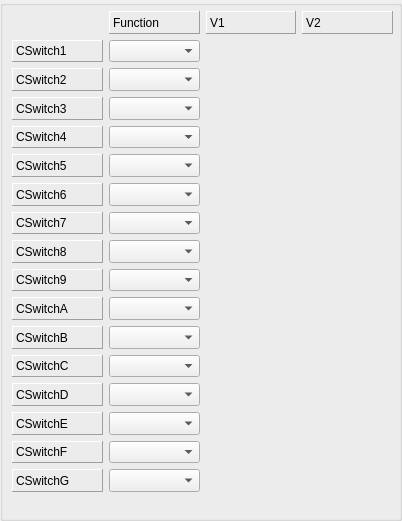
        <widget class="QGroupBox" name="cswitchGB1">
         <property name="title">
          <string/>
         </property>
         <widget class="QWidget" name="layoutWidget">
          <property name="geometry">
           <rect>
            <x>12</x>
            <y>11</y>
            <width>381</width>
            <height>501</height>
           </rect>
          </property>
          <layout class="QGridLayout" name="gridLayout_21">
           <item row="15" column="1">
            <widget class="QComboBox" name="cswitchFunc_15">
             <property name="sizePolicy">
              <sizepolicy hsizetype="MinimumExpanding" vsizetype="MinimumExpanding">
               <horstretch>0</horstretch>
               <verstretch>0</verstretch>
              </sizepolicy>
             </property>
            </widget>
           </item>
           <item row="13" column="1">
            <widget class="QComboBox" name="cswitchFunc_13">
             <property name="sizePolicy">
              <sizepolicy hsizetype="MinimumExpanding" vsizetype="MinimumExpanding">
               <horstretch>0</horstretch>
               <verstretch>0</verstretch>
              </sizepolicy>
             </property>
            </widget>
           </item>
           <item row="15" column="0">
            <widget class="QLabel" name="label_115">
             <property name="sizePolicy">
              <sizepolicy hsizetype="MinimumExpanding" vsizetype="MinimumExpanding">
               <horstretch>0</horstretch>
               <verstretch>0</verstretch>
              </sizepolicy>
             </property>
             <property name="frameShape">
              <enum>QFrame::Panel</enum>
             </property>
             <property name="frameShadow">
              <enum>QFrame::Raised</enum>
             </property>
             <property name="text">
              <string>CSwitchF</string>
             </property>
            </widget>
           </item>
           <item row="14" column="1">
            <widget class="QComboBox" name="cswitchFunc_14">
             <property name="sizePolicy">
              <sizepolicy hsizetype="MinimumExpanding" vsizetype="MinimumExpanding">
               <horstretch>0</horstretch>
               <verstretch>0</verstretch>
              </sizepolicy>
             </property>
            </widget>
           </item>
           <item row="13" column="0">
            <widget class="QLabel" name="label_113">
             <property name="sizePolicy">
              <sizepolicy hsizetype="MinimumExpanding" vsizetype="MinimumExpanding">
               <horstretch>0</horstretch>
               <verstretch>0</verstretch>
              </sizepolicy>
             </property>
             <property name="frameShape">
              <enum>QFrame::Panel</enum>
             </property>
             <property name="frameShadow">
              <enum>QFrame::Raised</enum>
             </property>
             <property name="text">
              <string>CSwitchD</string>
             </property>
            </widget>
           </item>
           <item row="0" column="3">
            <widget class="QLabel" name="cswCol2">
             <property name="sizePolicy">
              <sizepolicy hsizetype="MinimumExpanding" vsizetype="MinimumExpanding">
               <horstretch>0</horstretch>
               <verstretch>0</verstretch>
              </sizepolicy>
             </property>
             <property name="frameShape">
              <enum>QFrame::Panel</enum>
             </property>
             <property name="frameShadow">
              <enum>QFrame::Raised</enum>
             </property>
             <property name="text">
              <string>V2</string>
             </property>
            </widget>
           </item>
           <item row="0" column="2">
            <widget class="QLabel" name="cswCol1">
             <property name="sizePolicy">
              <sizepolicy hsizetype="MinimumExpanding" vsizetype="MinimumExpanding">
               <horstretch>0</horstretch>
               <verstretch>0</verstretch>
              </sizepolicy>
             </property>
             <property name="frameShape">
              <enum>QFrame::Panel</enum>
             </property>
             <property name="frameShadow">
              <enum>QFrame::Raised</enum>
             </property>
             <property name="text">
              <string>V1</string>
             </property>
            </widget>
           </item>
           <item row="6" column="0">
            <widget class="QLabel" name="label_35">
             <property name="sizePolicy">
              <sizepolicy hsizetype="MinimumExpanding" vsizetype="MinimumExpanding">
               <horstretch>0</horstretch>
               <verstretch>0</verstretch>
              </sizepolicy>
             </property>
             <property name="frameShape">
              <enum>QFrame::Panel</enum>
             </property>
             <property name="frameShadow">
              <enum>QFrame::Raised</enum>
             </property>
             <property name="text">
              <string>CSwitch6</string>
             </property>
            </widget>
           </item>
           <item row="9" column="0">
            <widget class="QLabel" name="label_99">
             <property name="sizePolicy">
              <sizepolicy hsizetype="MinimumExpanding" vsizetype="MinimumExpanding">
               <horstretch>0</horstretch>
               <verstretch>0</verstretch>
              </sizepolicy>
             </property>
             <property name="frameShape">
              <enum>QFrame::Panel</enum>
             </property>
             <property name="frameShadow">
              <enum>QFrame::Raised</enum>
             </property>
             <property name="text">
              <string>CSwitch9</string>
             </property>
            </widget>
           </item>
           <item row="1" column="0">
            <widget class="QLabel" name="label_30">
             <property name="sizePolicy">
              <sizepolicy hsizetype="MinimumExpanding" vsizetype="MinimumExpanding">
               <horstretch>0</horstretch>
               <verstretch>0</verstretch>
              </sizepolicy>
             </property>
             <property name="frameShape">
              <enum>QFrame::Panel</enum>
             </property>
             <property name="frameShadow">
              <enum>QFrame::Raised</enum>
             </property>
             <property name="text">
              <string>CSwitch1</string>
             </property>
            </widget>
           </item>
           <item row="4" column="1">
            <widget class="QComboBox" name="cswitchFunc_4">
             <property name="sizePolicy">
              <sizepolicy hsizetype="MinimumExpanding" vsizetype="MinimumExpanding">
               <horstretch>0</horstretch>
               <verstretch>0</verstretch>
              </sizepolicy>
             </property>
            </widget>
           </item>
           <item row="8" column="0">
            <widget class="QLabel" name="label_82">
             <property name="sizePolicy">
              <sizepolicy hsizetype="MinimumExpanding" vsizetype="MinimumExpanding">
               <horstretch>0</horstretch>
               <verstretch>0</verstretch>
              </sizepolicy>
             </property>
             <property name="frameShape">
              <enum>QFrame::Panel</enum>
             </property>
             <property name="frameShadow">
              <enum>QFrame::Raised</enum>
             </property>
             <property name="text">
              <string>CSwitch8</string>
             </property>
            </widget>
           </item>
           <item row="8" column="1">
            <widget class="QComboBox" name="cswitchFunc_8">
             <property name="sizePolicy">
              <sizepolicy hsizetype="MinimumExpanding" vsizetype="MinimumExpanding">
               <horstretch>0</horstretch>
               <verstretch>0</verstretch>
              </sizepolicy>
             </property>
            </widget>
           </item>
           <item row="7" column="0">
            <widget class="QLabel" name="label_81">
             <property name="sizePolicy">
              <sizepolicy hsizetype="MinimumExpanding" vsizetype="MinimumExpanding">
               <horstretch>0</horstretch>
               <verstretch>0</verstretch>
              </sizepolicy>
             </property>
             <property name="frameShape">
              <enum>QFrame::Panel</enum>
             </property>
             <property name="frameShadow">
              <enum>QFrame::Raised</enum>
             </property>
             <property name="text">
              <string>CSwitch7</string>
             </property>
            </widget>
           </item>
           <item row="7" column="1">
            <widget class="QComboBox" name="cswitchFunc_7">
             <property name="sizePolicy">
              <sizepolicy hsizetype="MinimumExpanding" vsizetype="MinimumExpanding">
               <horstretch>0</horstretch>
               <verstretch>0</verstretch>
              </sizepolicy>
             </property>
            </widget>
           </item>
           <item row="9" column="1">
            <widget class="QComboBox" name="cswitchFunc_9">
             <property name="sizePolicy">
              <sizepolicy hsizetype="MinimumExpanding" vsizetype="MinimumExpanding">
               <horstretch>0</horstretch>
               <verstretch>0</verstretch>
              </sizepolicy>
             </property>
            </widget>
           </item>
           <item row="10" column="0">
            <widget class="QLabel" name="label_100">
             <property name="sizePolicy">
              <sizepolicy hsizetype="MinimumExpanding" vsizetype="MinimumExpanding">
               <horstretch>0</horstretch>
               <verstretch>0</verstretch>
              </sizepolicy>
             </property>
             <property name="frameShape">
              <enum>QFrame::Panel</enum>
             </property>
             <property name="frameShadow">
              <enum>QFrame::Raised</enum>
             </property>
             <property name="text">
              <string>CSwitchA</string>
             </property>
            </widget>
           </item>
           <item row="10" column="1">
            <widget class="QComboBox" name="cswitchFunc_10">
             <property name="sizePolicy">
              <sizepolicy hsizetype="MinimumExpanding" vsizetype="MinimumExpanding">
               <horstretch>0</horstretch>
               <verstretch>0</verstretch>
              </sizepolicy>
             </property>
            </widget>
           </item>
           <item row="11" column="0">
            <widget class="QLabel" name="label_101">
             <property name="sizePolicy">
              <sizepolicy hsizetype="MinimumExpanding" vsizetype="MinimumExpanding">
               <horstretch>0</horstretch>
               <verstretch>0</verstretch>
              </sizepolicy>
             </property>
             <property name="frameShape">
              <enum>QFrame::Panel</enum>
             </property>
             <property name="frameShadow">
              <enum>QFrame::Raised</enum>
             </property>
             <property name="text">
              <string>CSwitchB</string>
             </property>
            </widget>
           </item>
           <item row="11" column="1">
            <widget class="QComboBox" name="cswitchFunc_11">
             <property name="sizePolicy">
              <sizepolicy hsizetype="MinimumExpanding" vsizetype="MinimumExpanding">
               <horstretch>0</horstretch>
               <verstretch>0</verstretch>
              </sizepolicy>
             </property>
            </widget>
           </item>
           <item row="12" column="0">
            <widget class="QLabel" name="label_102">
             <property name="sizePolicy">
              <sizepolicy hsizetype="MinimumExpanding" vsizetype="MinimumExpanding">
               <horstretch>0</horstretch>
               <verstretch>0</verstretch>
              </sizepolicy>
             </property>
             <property name="frameShape">
              <enum>QFrame::Panel</enum>
             </property>
             <property name="frameShadow">
              <enum>QFrame::Raised</enum>
             </property>
             <property name="text">
              <string>CSwitchC</string>
             </property>
            </widget>
           </item>
           <item row="12" column="1">
            <widget class="QComboBox" name="cswitchFunc_12">
             <property name="sizePolicy">
              <sizepolicy hsizetype="MinimumExpanding" vsizetype="MinimumExpanding">
               <horstretch>0</horstretch>
               <verstretch>0</verstretch>
              </sizepolicy>
             </property>
            </widget>
           </item>
           <item row="6" column="1">
            <widget class="QComboBox" name="cswitchFunc_6">
             <property name="sizePolicy">
              <sizepolicy hsizetype="MinimumExpanding" vsizetype="MinimumExpanding">
               <horstretch>0</horstretch>
               <verstretch>0</verstretch>
              </sizepolicy>
             </property>
            </widget>
           </item>
           <item row="1" column="1">
            <widget class="QComboBox" name="cswitchFunc_1">
             <property name="sizePolicy">
              <sizepolicy hsizetype="MinimumExpanding" vsizetype="MinimumExpanding">
               <horstretch>0</horstretch>
               <verstretch>0</verstretch>
              </sizepolicy>
             </property>
            </widget>
           </item>
           <item row="5" column="0">
            <widget class="QLabel" name="label_34">
             <property name="sizePolicy">
              <sizepolicy hsizetype="MinimumExpanding" vsizetype="MinimumExpanding">
               <horstretch>0</horstretch>
               <verstretch>0</verstretch>
              </sizepolicy>
             </property>
             <property name="frameShape">
              <enum>QFrame::Panel</enum>
             </property>
             <property name="frameShadow">
              <enum>QFrame::Raised</enum>
             </property>
             <property name="text">
              <string>CSwitch5</string>
             </property>
            </widget>
           </item>
           <item row="5" column="1">
            <widget class="QComboBox" name="cswitchFunc_5">
             <property name="sizePolicy">
              <sizepolicy hsizetype="MinimumExpanding" vsizetype="MinimumExpanding">
               <horstretch>0</horstretch>
               <verstretch>0</verstretch>
              </sizepolicy>
             </property>
            </widget>
           </item>
           <item row="2" column="1">
            <widget class="QComboBox" name="cswitchFunc_2">
             <property name="sizePolicy">
              <sizepolicy hsizetype="MinimumExpanding" vsizetype="MinimumExpanding">
               <horstretch>0</horstretch>
               <verstretch>0</verstretch>
              </sizepolicy>
             </property>
            </widget>
           </item>
           <item row="3" column="1">
            <widget class="QComboBox" name="cswitchFunc_3">
             <property name="sizePolicy">
              <sizepolicy hsizetype="MinimumExpanding" vsizetype="MinimumExpanding">
               <horstretch>0</horstretch>
               <verstretch>0</verstretch>
              </sizepolicy>
             </property>
            </widget>
           </item>
           <item row="4" column="0">
            <widget class="QLabel" name="label_33">
             <property name="sizePolicy">
              <sizepolicy hsizetype="MinimumExpanding" vsizetype="MinimumExpanding">
               <horstretch>0</horstretch>
               <verstretch>0</verstretch>
              </sizepolicy>
             </property>
             <property name="frameShape">
              <enum>QFrame::Panel</enum>
             </property>
             <property name="frameShadow">
              <enum>QFrame::Raised</enum>
             </property>
             <property name="text">
              <string>CSwitch4</string>
             </property>
            </widget>
           </item>
           <item row="0" column="1">
            <widget class="QLabel" name="cswFuncLabel">
             <property name="sizePolicy">
              <sizepolicy hsizetype="MinimumExpanding" vsizetype="MinimumExpanding">
               <horstretch>0</horstretch>
               <verstretch>0</verstretch>
              </sizepolicy>
             </property>
             <property name="frameShape">
              <enum>QFrame::Panel</enum>
             </property>
             <property name="frameShadow">
              <enum>QFrame::Raised</enum>
             </property>
             <property name="text">
              <string>Function</string>
             </property>
            </widget>
           </item>
           <item row="3" column="0">
            <widget class="QLabel" name="label_32">
             <property name="sizePolicy">
              <sizepolicy hsizetype="MinimumExpanding" vsizetype="MinimumExpanding">
               <horstretch>0</horstretch>
               <verstretch>0</verstretch>
              </sizepolicy>
             </property>
             <property name="frameShape">
              <enum>QFrame::Panel</enum>
             </property>
             <property name="frameShadow">
              <enum>QFrame::Raised</enum>
             </property>
             <property name="text">
              <string>CSwitch3</string>
             </property>
            </widget>
           </item>
           <item row="2" column="0">
            <widget class="QLabel" name="label_31">
             <property name="sizePolicy">
              <sizepolicy hsizetype="MinimumExpanding" vsizetype="MinimumExpanding">
               <horstretch>0</horstretch>
               <verstretch>0</verstretch>
              </sizepolicy>
             </property>
             <property name="frameShape">
              <enum>QFrame::Panel</enum>
             </property>
             <property name="frameShadow">
              <enum>QFrame::Raised</enum>
             </property>
             <property name="text">
              <string>CSwitch2</string>
             </property>
            </widget>
           </item>
           <item row="17" column="0" colspan="4">
            <spacer name="horizontalSpacer">
             <property name="orientation">
              <enum>Qt::Horizontal</enum>
             </property>
             <property name="sizeHint" stdset="0">
              <size>
               <width>40</width>
               <height>20</height>
              </size>
             </property>
            </spacer>
           </item>
           <item row="14" column="0">
            <widget class="QLabel" name="label_114">
             <property name="sizePolicy">
              <sizepolicy hsizetype="MinimumExpanding" vsizetype="MinimumExpanding">
               <horstretch>0</horstretch>
               <verstretch>0</verstretch>
              </sizepolicy>
             </property>
             <property name="frameShape">
              <enum>QFrame::Panel</enum>
             </property>
             <property name="frameShadow">
              <enum>QFrame::Raised</enum>
             </property>
             <property name="text">
              <string>CSwitchE</string>
             </property>
            </widget>
           </item>
           <item row="16" column="0">
            <widget class="QLabel" name="label_119">
             <property name="sizePolicy">
              <sizepolicy hsizetype="MinimumExpanding" vsizetype="MinimumExpanding">
               <horstretch>0</horstretch>
               <verstretch>0</verstretch>
              </sizepolicy>
             </property>
             <property name="frameShape">
              <enum>QFrame::Panel</enum>
             </property>
             <property name="frameShadow">
              <enum>QFrame::Raised</enum>
             </property>
             <property name="text">
              <string>CSwitchG</string>
             </property>
            </widget>
           </item>
           <item row="16" column="1">
            <widget class="QComboBox" name="cswitchFunc_16">
             <property name="sizePolicy">
              <sizepolicy hsizetype="MinimumExpanding" vsizetype="MinimumExpanding">
               <horstretch>0</horstretch>
               <verstretch>0</verstretch>
              </sizepolicy>
             </property>
            </widget>
           </item>
          </layout>
         </widget>
        </widget>
